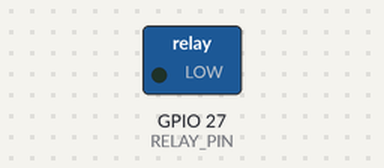
Recording of a sketch running on a simulated ESP32. Shown: switched loads named in the sketch (green lamp = pin HIGH). What the sketch prints to the serial monitor is not drawn.

Above: at 2.0 s.
At 4.0 s:
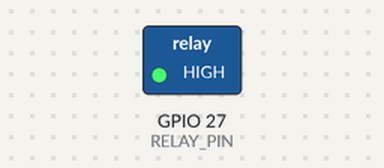
Timing chart, 0 to 6.2 s (numbered marks = the images above):
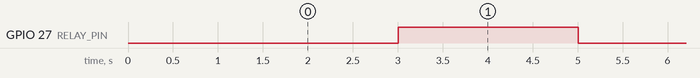

Measured:
- by itself, GPIO 27 (RELAY_PIN): alternates HIGH for 2.0 s and LOW for 2.0 s

The sketch:

Relay_Module_Control.ino
```cpp
/*
 * 教程：继电器模块控制
 *
 * 学习目标：
 * 1. 了解继电器是什么，以及为什么要用继电器。
 * 2. 理解继电器的常开（NO）、常闭（NC）、公共端（COM）触点。
 * 3. 学会用低电平触发和高电平触发两种继电器模块。
 * 4. 安全地用 ESP32 控制大功率设备（如灯、风扇、水泵）。
 *
 * 所需库：
 * 本例不需要额外库。
 *
 * 硬件连接：
 * - 继电器模块 VCC  →  ESP32 5V（部分模块也支持 3.3V，请查看模块丝印）
 * - 继电器模块 GND  →  ESP32 GND
 * - 继电器模块 IN   →  ESP32 GPIO27
 *
 * 继电器输出端（以控制一盏 220V 灯为例）：
 * - 火线（L） →  继电器 COM
 * - 继电器 NO →  灯的一端
 * - 灯的另外一端 →  零线（N）
 *
 * 警告：
 * 220V 市电有触电危险！
 * 如果你是初学者，建议先用低压设备（如 5V 小风扇、9V 电池供电的灯泡）练习。
 * 接线前务必断开电源，继电器吸合时也不要触摸任何金属端子。
 */

// RELAY_PIN：连接继电器 IN 引脚的 GPIO。
// GPIO27 是通用 GPIO，选择它只是因为它靠近 5V/GND，方便接线。
#define RELAY_PIN 27

// RELAY_ON：让继电器吸合（闭合）时要输出的电平。
// 市面上大部分继电器模块是"低电平触发"，也就是 IN 为 LOW 时继电器吸合。
// 如果你的模块是"高电平触发"，请把这里改成 HIGH，并把 RELAY_OFF 改成 LOW。
#define RELAY_ON LOW

// RELAY_OFF：让继电器释放（断开）时要输出的电平。
// 与 RELAY_ON 相反即可。
#define RELAY_OFF HIGH

void setup() {
  Serial.begin(115200);
  delay(1000);

  // 把继电器控制引脚设为输出，因为 ESP32 要主动控制它的高低电平。
  pinMode(RELAY_PIN, OUTPUT);

  // 初始化时让继电器处于关闭状态，避免一上电就意外吸合。
  digitalWrite(RELAY_PIN, RELAY_OFF);

  Serial.println("继电器模块初始化完成");
  Serial.println("注意：大多数模块是低电平触发，即输出 LOW 时吸合。");
}

void loop() {
  // 吸合继电器，外部电路接通。
  digitalWrite(RELAY_PIN, RELAY_ON);
  Serial.println("继电器吸合 → 外部设备通电");

  // 保持 2 秒，让外部设备持续工作一段时间。
  delay(2000);

  // 释放继电器，外部电路断开。
  digitalWrite(RELAY_PIN, RELAY_OFF);
  Serial.println("继电器释放 → 外部设备断电");

  // 再保持 2 秒断开，形成通断循环。
  delay(2000);
}

/*
 * 名词解释：
 * 继电器（Relay）：
 * 一种用"小电流控制大电流"的电控开关。
 * ESP32 GPIO 只能提供几十毫安电流，无法直接驱动 220V 灯或水泵，
 * 但可以通过继电器控制大功率电路的通断。
 *
 * 常开触点（NO，Normally Open）：
 * 继电器没有通电时，COM 和 NO 之间是断开的；通电吸合后，COM 和 NO 才接通。
 * 适合"按下按钮才开灯"的场景。
 *
 * 常闭触点（NC，Normally Closed）：
 * 继电器没有通电时，COM 和 NC 之间是接通的；吸合后断开。
 * 适合"默认通电，触发后断电"的场景。
 *
 * 公共端（COM，Common）：
 * 继电器触点的公共连接点，必须接入被控电路的一侧。
 */

/*
 * 扩展练习：
 * 1. 用一个按键控制继电器：按一下吸合，再按一下释放。
 * 2. 结合 DHT 传感器，当温度高于 30℃ 时自动打开风扇。
 * 3. 结合 Wi-Fi Web 服务器，通过手机网页远程控制继电器。
 */
```
